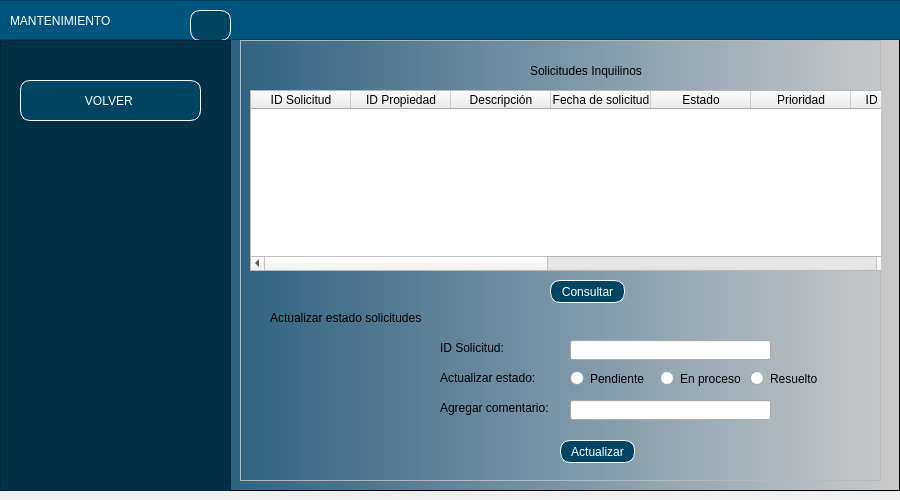
<?xml version="1.0" encoding="UTF-8"?>
<ui version="4.0">
 <class>MainWindow</class>
 <widget class="QMainWindow" name="MainWindow">
  <property name="geometry">
   <rect>
    <x>0</x>
    <y>0</y>
    <width>900</width>
    <height>500</height>
   </rect>
  </property>
  <property name="minimumSize">
   <size>
    <width>900</width>
    <height>500</height>
   </size>
  </property>
  <property name="maximumSize">
   <size>
    <width>900</width>
    <height>16777215</height>
   </size>
  </property>
  <property name="windowTitle">
   <string>MainWindow</string>
  </property>
  <widget class="QWidget" name="centralwidget">
   <layout class="QHBoxLayout" name="horizontalLayout" stretch="0">
    <property name="leftMargin">
     <number>0</number>
    </property>
    <property name="topMargin">
     <number>0</number>
    </property>
    <property name="rightMargin">
     <number>0</number>
    </property>
    <item>
     <widget class="QFrame" name="framefondo">
      <property name="styleSheet">
       <string notr="true">QWidget#framefondo{
background-color: qlineargradient(spread:pad, x1:0, y1:0, x2:1, y2:0, stop:0.039548 rgba(0, 67, 109, 255), stop:1 rgba(203, 203, 203, 255));}</string>
      </property>
      <property name="frameShape">
       <enum>QFrame::StyledPanel</enum>
      </property>
      <property name="frameShadow">
       <enum>QFrame::Raised</enum>
      </property>
      <widget class="QFrame" name="frame_superior">
       <property name="geometry">
        <rect>
         <x>-10</x>
         <y>0</y>
         <width>911</width>
         <height>40</height>
        </rect>
       </property>
       <property name="maximumSize">
        <size>
         <width>16777215</width>
         <height>40</height>
        </size>
       </property>
       <property name="styleSheet">
        <string notr="true">background-color: rgb(0, 85, 127);</string>
       </property>
       <property name="frameShape">
        <enum>QFrame::StyledPanel</enum>
       </property>
       <property name="frameShadow">
        <enum>QFrame::Raised</enum>
       </property>
       <widget class="QLabel" name="label">
        <property name="geometry">
         <rect>
          <x>20</x>
          <y>10</y>
          <width>181</width>
          <height>21</height>
         </rect>
        </property>
        <property name="styleSheet">
         <string notr="true">font: 16pt &quot;Arial&quot;;
color: white;</string>
        </property>
        <property name="text">
         <string>MANTENIMIENTO</string>
        </property>
       </widget>
       <widget class="QPushButton" name="pbtnMenu">
        <property name="geometry">
         <rect>
          <x>200</x>
          <y>10</y>
          <width>41</width>
          <height>31</height>
         </rect>
        </property>
        <property name="styleSheet">
         <string notr="true">QPushButton{
font: 87 9pt &quot;Arial&quot;;
background-color: rgb(0, 68, 100);
color:white;
border:1px solid white;
border-radius: 10px;
}


QPushButton:hover {
background-color:qlineargradient(spread:pad, x1:0, y1:0, x2:1, y2:0, stop:0.039548 rgba(0, 67, 109, 255), stop:1 rgba(203, 203, 203, 255))
}</string>
        </property>
        <property name="text">
         <string/>
        </property>
        <property name="icon">
         <iconset>
          <normaloff>./Imagenes/menu.png</normaloff>./Imagenes/menu.png</iconset>
        </property>
       </widget>
      </widget>
      <widget class="QFrame" name="frameBotones">
       <property name="geometry">
        <rect>
         <x>0</x>
         <y>40</y>
         <width>231</width>
         <height>451</height>
        </rect>
       </property>
       <property name="styleSheet">
        <string notr="true">QFrame{
background-color: rgb(0, 48, 70)
}


QPushButton{
font: 87 9pt &quot;Arial&quot;;
background-color: rgb(0, 68, 100);
color:white;
border:1px solid white;
border-radius: 10px;
}


QPushButton:hover {
background-color:qlineargradient(spread:pad, x1:0, y1:0, x2:1, y2:0, stop:0.039548 rgba(0, 67, 109, 255), stop:1 rgba(203, 203, 203, 255))
}</string>
       </property>
       <property name="frameShape">
        <enum>QFrame::StyledPanel</enum>
       </property>
       <property name="frameShadow">
        <enum>QFrame::Raised</enum>
       </property>
       <widget class="QPushButton" name="btnVolver">
        <property name="geometry">
         <rect>
          <x>20</x>
          <y>40</y>
          <width>181</width>
          <height>41</height>
         </rect>
        </property>
        <property name="layoutDirection">
         <enum>Qt::RightToLeft</enum>
        </property>
        <property name="styleSheet">
         <string notr="true"/>
        </property>
        <property name="text">
         <string>VOLVER </string>
        </property>
        <property name="icon">
         <iconset>
          <normaloff>./Imagenes/volver.png</normaloff>./Imagenes/volver.png</iconset>
        </property>
       </widget>
      </widget>
      <widget class="QFrame" name="framePaginas">
       <property name="geometry">
        <rect>
         <x>240</x>
         <y>40</y>
         <width>641</width>
         <height>441</height>
        </rect>
       </property>
       <property name="frameShape">
        <enum>QFrame::StyledPanel</enum>
       </property>
       <property name="frameShadow">
        <enum>QFrame::Raised</enum>
       </property>
       <widget class="QStackedWidget" name="stackedWidget">
        <property name="geometry">
         <rect>
          <x>0</x>
          <y>0</y>
          <width>671</width>
          <height>441</height>
         </rect>
        </property>
        <property name="currentIndex">
         <number>0</number>
        </property>
        <widget class="QWidget" name="pageVisualizar">
         <widget class="QLabel" name="label_13">
          <property name="geometry">
           <rect>
            <x>290</x>
            <y>20</y>
            <width>221</width>
            <height>21</height>
           </rect>
          </property>
          <property name="styleSheet">
           <string notr="true">font: 12pt &quot;Arial&quot;;</string>
          </property>
          <property name="text">
           <string>Solicitudes Inquilinos</string>
          </property>
         </widget>
         <widget class="QTableWidget" name="tableSolicitudes">
          <property name="geometry">
           <rect>
            <x>10</x>
            <y>50</y>
            <width>641</width>
            <height>181</height>
           </rect>
          </property>
          <column>
           <property name="text">
            <string>ID Solicitud</string>
           </property>
          </column>
          <column>
           <property name="text">
            <string>ID Propiedad</string>
           </property>
          </column>
          <column>
           <property name="text">
            <string>Descripción</string>
           </property>
          </column>
          <column>
           <property name="text">
            <string>Fecha de solicitud</string>
           </property>
          </column>
          <column>
           <property name="text">
            <string>Estado</string>
           </property>
          </column>
          <column>
           <property name="text">
            <string>Prioridad</string>
           </property>
          </column>
          <column>
           <property name="text">
            <string>ID Proveedor</string>
           </property>
          </column>
          <column>
           <property name="text">
            <string>Nombre Proveedor</string>
           </property>
          </column>
          <column>
           <property name="text">
            <string>Apellido 1 Proveedor</string>
           </property>
          </column>
          <column>
           <property name="text">
            <string>Apellido 2 Proveedor</string>
           </property>
          </column>
          <column>
           <property name="text">
            <string>Especialidad</string>
           </property>
          </column>
          <column>
           <property name="text">
            <string>Télefono Proveedor</string>
           </property>
          </column>
          <column>
           <property name="text">
            <string>Comentarios</string>
           </property>
          </column>
         </widget>
         <widget class="QPushButton" name="btnConsultar">
          <property name="geometry">
           <rect>
            <x>310</x>
            <y>240</y>
            <width>75</width>
            <height>23</height>
           </rect>
          </property>
          <property name="styleSheet">
           <string notr="true">QPushButton{
font: 87 9pt &quot;Arial&quot;;
background-color: rgb(0, 68, 100);
color:white;
border:1px solid white;
border-radius: 10px;
}


QPushButton:hover {
background-color:rgb(0, 101, 148);
}</string>
          </property>
          <property name="text">
           <string>Consultar</string>
          </property>
         </widget>
         <widget class="QLabel" name="label_3">
          <property name="geometry">
           <rect>
            <x>30</x>
            <y>270</y>
            <width>211</width>
            <height>16</height>
           </rect>
          </property>
          <property name="styleSheet">
           <string notr="true">font: 10pt &quot;Arial&quot;;</string>
          </property>
          <property name="text">
           <string>Actualizar estado solicitudes</string>
          </property>
         </widget>
         <widget class="QLabel" name="label_2">
          <property name="geometry">
           <rect>
            <x>200</x>
            <y>330</y>
            <width>101</width>
            <height>16</height>
           </rect>
          </property>
          <property name="styleSheet">
           <string notr="true">font: 9pt &quot;Arial&quot;;</string>
          </property>
          <property name="text">
           <string>Actualizar estado:</string>
          </property>
         </widget>
         <widget class="QLineEdit" name="txtAgregarComentario">
          <property name="geometry">
           <rect>
            <x>330</x>
            <y>360</y>
            <width>201</width>
            <height>20</height>
           </rect>
          </property>
         </widget>
         <widget class="QLabel" name="label_4">
          <property name="geometry">
           <rect>
            <x>200</x>
            <y>360</y>
            <width>141</width>
            <height>16</height>
           </rect>
          </property>
          <property name="styleSheet">
           <string notr="true">font: 9pt &quot;Arial&quot;;</string>
          </property>
          <property name="text">
           <string>Agregar comentario:</string>
          </property>
         </widget>
         <widget class="QPushButton" name="btnActualizar">
          <property name="geometry">
           <rect>
            <x>320</x>
            <y>400</y>
            <width>75</width>
            <height>23</height>
           </rect>
          </property>
          <property name="styleSheet">
           <string notr="true">QPushButton{
font: 87 9pt &quot;Arial&quot;;
background-color: rgb(0, 68, 100);
color:white;
border:1px solid white;
border-radius: 10px;
}


QPushButton:hover {
background-color:rgb(0, 101, 148);
}</string>
          </property>
          <property name="text">
           <string>Actualizar</string>
          </property>
         </widget>
         <widget class="QLabel" name="label_5">
          <property name="geometry">
           <rect>
            <x>200</x>
            <y>300</y>
            <width>101</width>
            <height>16</height>
           </rect>
          </property>
          <property name="styleSheet">
           <string notr="true">font: 9pt &quot;Arial&quot;;</string>
          </property>
          <property name="text">
           <string>ID Solicitud:</string>
          </property>
         </widget>
         <widget class="QLineEdit" name="txtActualizarEstado_2">
          <property name="geometry">
           <rect>
            <x>330</x>
            <y>300</y>
            <width>201</width>
            <height>20</height>
           </rect>
          </property>
         </widget>
         <widget class="QRadioButton" name="radioButton">
          <property name="geometry">
           <rect>
            <x>330</x>
            <y>330</y>
            <width>82</width>
            <height>17</height>
           </rect>
          </property>
          <property name="text">
           <string>Pendiente</string>
          </property>
         </widget>
         <widget class="QRadioButton" name="radioButton_2">
          <property name="geometry">
           <rect>
            <x>420</x>
            <y>330</y>
            <width>82</width>
            <height>17</height>
           </rect>
          </property>
          <property name="text">
           <string>En proceso</string>
          </property>
         </widget>
         <widget class="QRadioButton" name="radioButton_3">
          <property name="geometry">
           <rect>
            <x>510</x>
            <y>330</y>
            <width>82</width>
            <height>17</height>
           </rect>
          </property>
          <property name="text">
           <string>Resuelto</string>
          </property>
         </widget>
        </widget>
       </widget>
      </widget>
     </widget>
    </item>
   </layout>
  </widget>
 </widget>
 <resources/>
 <connections/>
</ui>
